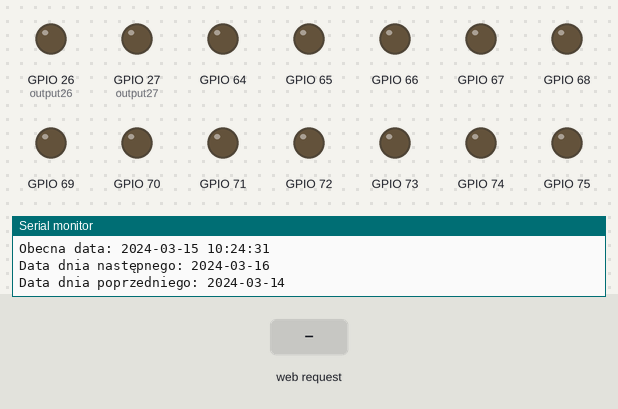
A sketch run on a simulated ESP32. Parts: output pins drawn as LEDs (lit = HIGH), the last lines printed to the serial monitor. The test bench sets the inputs (shaded band). WiFi joins after 1.5 s; servers stay silent unless stated; network time is answered at once with the bench clock; the local clock reads 2024-03-15 10:24:30 at power-on unless the sketch sets it.

Above: at 2.7 s.
2.8 s: HTTP request GET /26/on received
At 3.6 s:
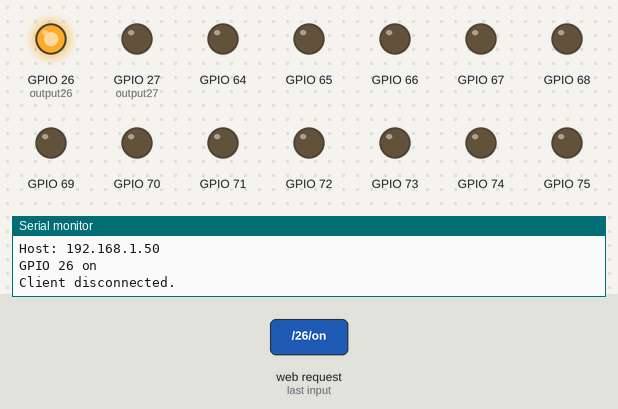
4.3 s: HTTP request GET /27/on received
At 4.8 s:
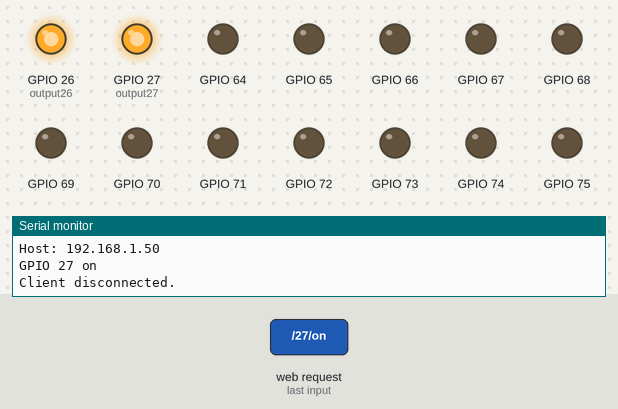
5.8 s: HTTP request GET /26/off received
At 7.0 s:
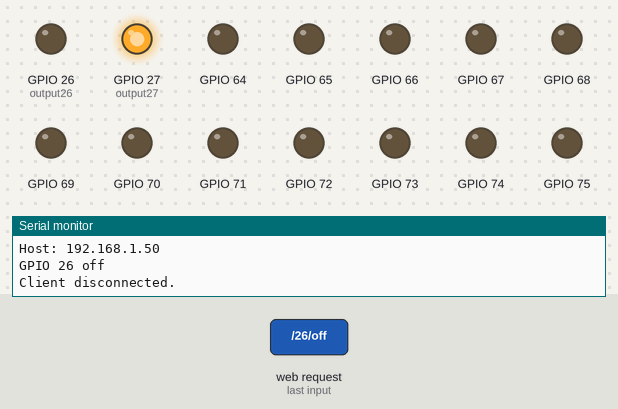
7.3 s: HTTP request GET /27/off received
At 8.2 s:
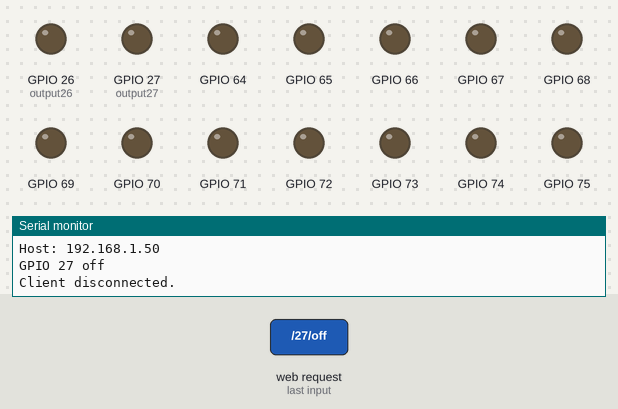
Timing chart, 0 to 9.8 s (numbered marks = the images above; inputs shaded):
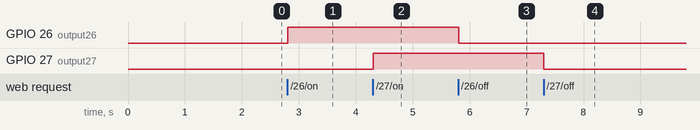

The sketch:

ESP32-Irrigation.ino
```cpp
#include <WiFi.h>
#include <ESPmDNS.h>
#include <NetworkUdp.h>
#include <ArduinoOTA.h>
#include <PCF8575.h> //https://github.com/xreef/PCF8575_library/archive/master.zip
#include <Wire.h>
#include <NTPClient.h>
//#include <TimeLib.h>

const char *ssid = "";
const char *password = "";
PCF8575 pcf8575(0x20, 22,23);

String output26State = "off";
String output27State = "off";
const int output26 = 26;
const int output27 = 27;
WiFiServer server(80);
String header;
unsigned long currentTime = millis();
unsigned long previousTime = 0;
const long timeoutTime = 2000;

//Wathering
const unsigned long startupTime = millis() + 1000 * 60;
const unsigned int quantitySprinklers = 5;
short Sprinklers [quantitySprinklers];// od 1
bool watheringIsStarted = 0;
unsigned long  watheringTimeOn= millis(); // czas podlewania dla danego zaworu
int podlewany=0;//zmienna informująca który zawór jest aktualnie podlewany
const int watherOFF = 0;
const int watherON = 1;
const int GODZINA = 3;
unsigned long czasCzekania;
constexpr unsigned long watheringStartupTime = 22*1000*60*60;//godzina 22 w ms
unsigned long setupTime=0;
unsigned long watheringTime=1000*60*15;
unsigned long CZASPODLEWANIA = quantitySprinklers * watheringTime;

//TimeServer
unsigned short czas[3] = {0,0,0};
String dateAndTime=" ";//date and time init


//functions
String getTime();
bool Rained()//check is wet
{
  return pcf8575.digitalRead(0);// jeśli trzeba będzie odwrotnie dodaj not (!)
}

bool isWatheringTime()
{
if(czasCzekania<=millis())//jeśli już czas to sprawdź czy odpalić test na podlewanie
{
 getTime();//aktualizuj date i czas
 czasCzekania=24*1000*60*60 + millis() - CZASPODLEWANIA;
 return true;
}
return false;
}


bool WatheringStart()// czy czas na rozpoczęcie podlewania + czy nie jest mokry czujnik
{
  return Rained() * isWatheringTime();
}

void Wathering()//15min default
{
  watheringIsStarted=1;
  unsigned long now = millis();
  if(now - watheringTimeOn > watheringTime)
  {
  if(podlewany==quantitySprinklers)//sprawdzam czy to jest ostatni zawor
    {
    podlewany=0;//resetujemy na pierwszy zawór
    watheringIsStarted=false; // wylaczamy flage podlewania
   // digitalWrite(Sprinklers[podlewany], watherOFF);//włączenie podlewania zaworu
    pcf8575.digitalWrite(Sprinklers[podlewany], watherOFF);//włączenie podlewania zaworu
    return ;
  }
    podlewany++;//zaczynamy od inkrementu by było na 0 - czyli pierwszy elemeenty tablicy
    //digitalWrite(Sprinklers[podlewany], watherON);//włączenie podlewania zaworu
    pcf8575.digitalWrite(Sprinklers[podlewany], watherON);
    if(podlewany==1)// jeśli pierwszy to nie wyłączamy poprzedniego
    return ;
    //digitalWrite(Sprinklers[podlewany-1], watherOFF);
    pcf8575.digitalWrite(Sprinklers[podlewany-1], watherOFF);


}
}


String getTime(){
const long utcOffsetInSeconds = 3600;

String daysOfTheWeek[7] = {"Sunday", "Monday", "Tuesday", "Wednesday", "Thursday", "Friday", "Saturday"};

// Define NTP Client to get time
WiFiUDP ntpUDP;
NTPClient timeClient(ntpUDP, "europe.pool.ntp.org", utcOffsetInSeconds);


  while ( WiFi.status() != WL_CONNECTED ) {
    delay ( 500 );
  }
  timeClient.begin();
  timeClient.update();


  //Serial.println(timeClient.getFormattedTime());
  Serial.println(timeClient.getEpochTime());
  Serial.println(timeClient.getDay());

  // Konwersja epoch time na strukturę czasu
  struct tm *timeinfo;
  time_t epoch_time = timeClient.getEpochTime();
  timeinfo = localtime(&epoch_time);
  // Uzyskanie formatowanej daty i czasu
  char buffer[20];
  strftime(buffer, sizeof(buffer), "%Y-%m-%d %H:%M:%S", timeinfo);// mogę sobie uciąć samą datę bez godziny do dziennego API
  Serial.println("Obecna data: " + String(buffer));
  dateAndTime = buffer;

  // Uzyskanie daty dnia następnego
  timeinfo->tm_mday += 1;
  mktime(timeinfo);
  strftime(buffer, sizeof(buffer), "%Y-%m-%d", timeinfo);
  Serial.println("Data dnia następnego: " + String(buffer));
  //jutro = String(buffer);

  // Uzyskanie daty dnia poprzedniego
  timeinfo->tm_mday -= 2; // Odejmujemy 2, aby uzyskać datę dnia poprzedniego
  mktime(timeinfo);
  strftime(buffer, sizeof(buffer), "%Y-%m-%d", timeinfo);
  Serial.println("Data dnia poprzedniego: " + String(buffer));
 // wczoraj = String(buffer);
  czas[0]=timeClient.getHours();
  czas[1]=timeClient.getMinutes();
  czas[2]=timeClient.getSeconds();
  return (String)timeClient.getFormattedTime();

}


void setup() {
  Serial.begin(115200);
  //expander
  pcf8575.begin();
    for(int i=1;i<16;i++){
    pcf8575.pinMode(i, OUTPUT);
  }
  pcf8575.pinMode(0, INPUT);//expander pin 0 for wather sensor

    for(int i=0;i<16;i++){
    pcf8575.pinMode(i, OUTPUT);//All low
  }
//Web Server
  pinMode(output26, OUTPUT);
  pinMode(output27, OUTPUT);
  // Set outputs to LOW
  digitalWrite(output26, LOW);
  digitalWrite(output27, LOW);


//OTA

  Serial.println("Booting");
  WiFi.mode(WIFI_STA);
  WiFi.begin(ssid, password);
  while (WiFi.waitForConnectResult() != WL_CONNECTED) {
    Serial.println("Connection Failed! Rebooting...");
    delay(5000);
    ESP.restart();
  }

  // Port defaults to 3232
  // ArduinoOTA.setPort(3232);

  // Hostname defaults to esp3232-[MAC]
  // ArduinoOTA.setHostname("myesp32");

  // No authentication by default
  // ArduinoOTA.setPassword("admin");

  // Password can be set with it's md5 value as well
  // MD5(admin) = 21232f297a57a5a743894a0e4a801fc3
  // ArduinoOTA.setPasswordHash("21232f297a57a5a743894a0e4a801fc3");

  ArduinoOTA
    .onStart([]() {
      String type;
      if (ArduinoOTA.getCommand() == U_FLASH) {
        type = "sketch";
      } else {  // U_SPIFFS
        type = "filesystem";
      }

      // NOTE: if updating SPIFFS this would be the place to unmount SPIFFS using SPIFFS.end()
      Serial.println("Start updating " + type);
    })
    .onEnd([]() {
      Serial.println("\nEnd");
    })
    .onProgress([](unsigned int progress, unsigned int total) {
      Serial.printf("Progress: %u%%\r", (progress / (total / 100)));
    })
    .onError([](ota_error_t error) {
      Serial.printf("Error[%u]: ", error);
      if (error == OTA_AUTH_ERROR) {
        Serial.println("Auth Failed");
      } else if (error == OTA_BEGIN_ERROR) {
        Serial.println("Begin Failed");
      } else if (error == OTA_CONNECT_ERROR) {
        Serial.println("Connect Failed");
      } else if (error == OTA_RECEIVE_ERROR) {
        Serial.println("Receive Failed");
      } else if (error == OTA_END_ERROR) {
        Serial.println("End Failed");
      }
    });

  ArduinoOTA.begin();

  Serial.println("Ready");
  Serial.print("IP address: ");
  Serial.println(WiFi.localIP());
  //OTA

  server.begin();//Server

  if (MDNS.begin("esp8266")) {
    Serial.println("MDNS responder started");
    }
  getTime();// zapisz czas


  //wylicz ile trzeba poczekać do godziny 21 (zobacz czy sie spieszy godzine czy późni)
  setupTime = czas[0] *60*60*1000 + czas[1] *60*1000 + czas[2] *1000;// w ms
  //godzina 22 w ms to -> 79 200 000
  if(setupTime>watheringStartupTime)// jest już po czasie
  {
    czasCzekania = 86400000 - (setupTime-watheringStartupTime)+millis(); // odjąć czas nadwyżki od 24h w ms
  }
  else//jest przed czasem
  {
    czasCzekania=watheringStartupTime-setupTime+millis(); //dodanie milis startowo aby potem odejmować od aktualnego milis i porównać wartości
  }

  //Time
}

void loop() {
  ArduinoOTA.handle();
//OTA
WiFiClient client = server.available();
 if (client) {                             // If a new client connects,
    currentTime = millis();
    previousTime = currentTime;
    Serial.println("New Client.");          // print a message out in the serial port
    String currentLine = "";                // make a String to hold incoming data from the client
    while (client.connected() && currentTime - previousTime <= timeoutTime) {  // loop while the client's connected
      currentTime = millis();
      if (client.available()) {             // if there's bytes to read from the client,
        char c = client.read();             // read a byte, then
        Serial.write(c);                    // print it out the serial monitor
        header += c;
        if (c == '\n') {                    // if the byte is a newline character
          // if the current line is blank, you got two newline characters in a row.
          // that's the end of the client HTTP request, so send a response:
          if (currentLine.length() == 0) {
            // HTTP headers always start with a response code (e.g. HTTP/1.1 200 OK)
            // and a content-type so the client knows what's coming, then a blank line:
            client.println("HTTP/1.1 200 OK");
            client.println("Content-type:text/html");
            client.println("Connection: close");
            client.println();

            // turns the GPIOs on and off
            if (header.indexOf("GET /26/on") >= 0) {
              Serial.println("GPIO 26 on");
              output26State = "on";
              digitalWrite(output26, HIGH);
            } else if (header.indexOf("GET /26/off") >= 0) {
              Serial.println("GPIO 26 off");
              output26State = "off";
              digitalWrite(output26, LOW);
            } else if (header.indexOf("GET /27/on") >= 0) {
              Serial.println("GPIO 27 on");
              output27State = "on";
              digitalWrite(output27, HIGH);
            } else if (header.indexOf("GET /27/off") >= 0) {
              Serial.println("GPIO 27 off");
              output27State = "off";
              digitalWrite(output27, LOW);
            }

            // Display the HTML web page
            client.println("<!DOCTYPE html><html>");
            client.println("<head><meta name=\"viewport\" content=\"width=device-width, initial-scale=1\">");
            client.println("<link rel=\"icon\" href=\"data:,\">");
            // CSS to style the on/off buttons
            // Feel free to change the background-color and font-size attributes to fit your preferences
            client.println("<style>html { font-family: Helvetica; display: inline-block; margin: 0px auto; text-align: center;}");
            client.println(".button { background-color: #4CAF50; border: none; color: white; padding: 16px 40px;");
            client.println("text-decoration: none; font-size: 30px; margin: 2px; cursor: pointer;}");
            client.println(".button2 {background-color: #555555;}</style></head>");

            // Web Page Heading
            client.println("<body><h1>ESP32 Web Server</h1>");

            // Display current state, and ON/OFF buttons for GPIO 26
            client.println("<p>GPIO 26 - State " + output26State + "</p>");
            // If the output26State is off, it displays the ON button
            if (output26State=="off") {
              client.println("<p><a href=\"/26/on\"><button class=\"button\">ON</button></a></p>");
            } else {
              client.println("<p><a href=\"/26/off\"><button class=\"button button2\">OFF</button></a></p>");
            }

            // Display current state, and ON/OFF buttons for GPIO 27
            client.println("<p>GPIO 27 - State " + output27State + "</p>");
            // If the output27State is off, it displays the ON button
            if (output27State=="off") {
              client.println("<p><a href=\"/27/on\"><button class=\"button\">ON</button></a></p>");
            } else {
              client.println("<p><a href=\"/27/off\"><button class=\"button button2\">OFF</button></a></p>");
            }
            client.println("</body></html>");

            // The HTTP response ends with another blank line
            client.println();
            // Break out of the while loop
            break;
          } else { // if you got a newline, then clear currentLine
            currentLine = "";
          }
        } else if (c != '\r') {  // if you got anything else but a carriage return character,
          currentLine += c;      // add it to the end of the currentLine
        }
      }
    }
    // Clear the header variable
    header = "";
    // Close the connection
    client.stop();
    Serial.println("Client disconnected.");
    Serial.println("");
  }
//Web Server


//Wathering
if(WatheringStart() || watheringIsStarted){
  Wathering();
}
}
```

Measured:
- after the input at 2.8 s, GPIO 26 (output26): LOW → HIGH at once
- after the input at 4.3 s, GPIO 27 (output27): LOW → HIGH at once
- after the input at 5.8 s, GPIO 26 (output26): HIGH → LOW at once
- after the input at 7.3 s, GPIO 27 (output27): HIGH → LOW at once
